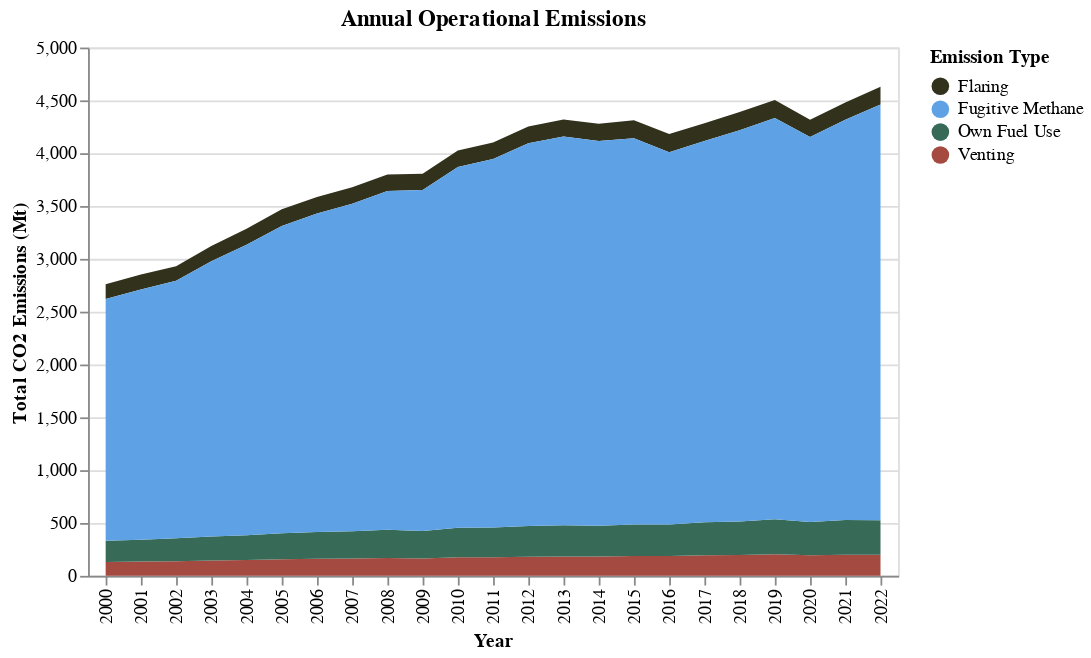

Notebook cell for this chart:
### Markdown cell above
It's important to note here that operational emissions are the minority (while non-operational emissions are the majority). However, we have breakout data on operational emissions and this visualization explores that. Notably, it demonstrates how abundant fugitive methane emissions are relative to the other types of operational emissions.

### Code cell
def stacked_operational_emissions(df):
    # set colors for each Emission Type
    color_scale = alt.Scale(
        domain=["Flaring", "Fugitive Methane", "Own Fuel Use", "Venting"],
        range=["#32311c", "#5ea2e5", "#376b58", "#a44a41"],
    )

    # calculate annual operational emissions by type
    df = df.group_by("year").agg(
        pl.col(
            [
                "flaring_emissions_MtCO2",
                "venting_emissions_MtCO2",
                "own_fuel_use_emissions_MtCO2",
                "fugitive_methane_emissions_MtCO2e",
            ]
        ).sum()
    )

    df = df.rename(
        {
            "flaring_emissions_MtCO2": "Flaring",
            "venting_emissions_MtCO2": "Venting",
            "own_fuel_use_emissions_MtCO2": "Own Fuel Use",
            "fugitive_methane_emissions_MtCO2e": "Fugitive Methane",
        }
    )

    op_emissions = (
        alt.Chart(df.sort("year"), title="Annual Operational Emissions")
        .transform_fold(
            ["Flaring", "Venting", "Own Fuel Use", "Fugitive Methane"],
        )
        .mark_area()
        .encode(
            alt.X("year:O").title("Year"),
            alt.Y("value:Q").title("Total CO2 Emissions (Mt)"),
            alt.Color("key:N", title="Emission Type", scale=color_scale),
        )
    )

    return op_emissions


stacked_operational_emissions(emissions)

### Figure 1 — Vega-Lite specification as saved in the notebook (floating-point values rounded to 4 significant figures)
{"config": {"view": {"continuousWidth": 300, "continuousHeight": 300}}, "data": {"name": "data-b407b100697e1eda1911a41b81599ad4"}, "mark": {"type": "area"}, "encoding": {"color": {"field": "key", "scale": {"domain": ["Flaring", "Fugitive Methane", "Own Fuel Use", "Venting"], "range": ["#32311c", "#5ea2e5", "#376b58", "#a44a41"]}, "title": "Emission Type", "type": "nominal"}, "x": {"field": "year", "title": "Year", "type": "ordinal"}, "y": {"field": "value", "title": "Total CO2 Emissions (Mt)", "type": "quantitative"}}, "title": "Annual Operational Emissions", "transform": [{"fold": ["Flaring", "Venting", "Own Fuel Use", "Fugitive Methane"]}], "$schema": "https://vega.github.io/schema/vega-lite/v5.20.1.json", "datasets": {"data-b407b100697e1eda1911a41b81599ad4": [{"year": 2000, "Flaring": 139.6, "Venting": 131.8, "Own Fuel Use": 200.1, "Fugitive Methane": 2289.0}, {"year": 2001, "Flaring": 140.0, "Venting": 135.1, "Own Fuel Use": 206.6, "Fugitive Methane": 2370.0}, {"year": 2002, "Flaring": 137.0, "Venting": 139.3, "Own Fuel Use": 216.5, "Fugitive Methane": 2437.0}, {"year": 2003, "Flaring": 145.2, "Venting": 145.9, "Own Fuel Use": 226.1, "Fugitive Methane": 2605.0}, {"year": 2004, "Flaring": 151.8, "Venting": 151.1, "Own Fuel Use": 233.5, "Fugitive Methane": 2749.0}, {"year": 2005, "Flaring": 158.2, "Venting": 158.0, "Own Fuel Use": 244.3, "Fugitive Methane": 2910.0}, {"year": 2006, "Flaring": 154.9, "Venting": 161.4, "Own Fuel Use": 252.8, "Fugitive Methane": 3015.0}, {"year": 2007, "Flaring": 155.3, "Venting": 163.9, "Own Fuel Use": 257.8, "Fugitive Methane": 3101.0}, {"year": 2008, "Flaring": 157.7, "Venting": 168.9, "Own Fuel Use": 266.8, "Fugitive Methane": 3206.0}, {"year": 2009, "Flaring": 154.4, "Venting": 165.1, "Own Fuel Use": 260.6, "Fugitive Methane": 3226.0}, {"year": 2010, "Flaring": 157.1, "Venting": 175.1, "Own Fuel Use": 279.6, "Fugitive Methane": 3414.0}, {"year": 2011, "Flaring": 155.9, "Venting": 175.5, "Own Fuel Use": 281.0, "Fugitive Methane": 3488.0}, {"year": 2012, "Flaring": 160.4, "Venting": 181.1, "Own Fuel Use": 290.4, "Fugitive Methane": 3622.0}, {"year": 2013, "Flaring": 160.8, "Venting": 184.0, "Own Fuel Use": 296.0, "Fugitive Methane": 3678.0}, {"year": 2014, "Flaring": 164.0, "Venting": 182.6, "Own Fuel Use": 291.7, "Fugitive Methane": 3641.0}, {"year": 2015, "Flaring": 170.9, "Venting": 187.7, "Own Fuel Use": 298.7, "Fugitive Methane": 3655.0}, {"year": 2016, "Flaring": 173.0, "Venting": 187.7, "Own Fuel Use": 297.7, "Fugitive Methane": 3524.0}, {"year": 2017, "Flaring": 169.8, "Venting": 194.3, "Own Fuel Use": 312.5, "Fugitive Methane": 3608.0}, {"year": 2018, "Flaring": 171.8, "Venting": 197.4, "Own Fuel Use": 317.9, "Fugitive Methane": 3702.0}, {"year": 2019, "Flaring": 172.0, "Venting": 203.9, "Own Fuel Use": 331.1, "Fugitive Methane": 3798.0}, {"year": 2020, "Flaring": 161.6, "Venting": 194.2, "Own Fuel Use": 316.5, "Fugitive Methane": 3644.0}, {"year": 2021, "Flaring": 162.4, "Venting": 200.4, "Own Fuel Use": 328.7, "Fugitive Methane": 3788.0}, {"year": 2022, "Flaring": 166.8, "Venting": 200.2, "Own Fuel Use": 326.1, "Fugitive Methane": 3935.0}]}}
